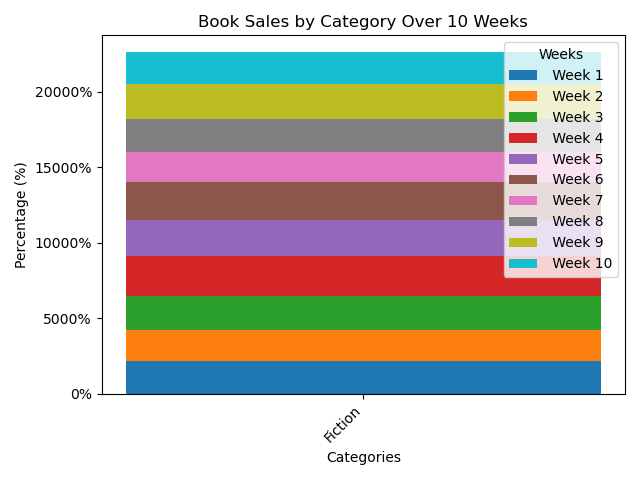

Here is the Python script that generated this plot:

import matplotlib.pyplot as plt
import numpy as np

# Your provided data
data = [
    {'Category': 'Fiction', ' Week 1': ' 22%', ' Week 2': ' 20%', ' Week 3': ' 23%', ' Week 4': ' 26%', ' Week 5': ' 24%', ' Week 6': ' 25%', ' Week 7': ' 20%', ' Week 8': ' 22%', ' Week 9': ' 23%', ' Week 10': ' 21%'},
    # ... (continuation of the other categories)
]

# Processing the data
categories = [entry['Category'] for entry in data]
weeks = [' Week ' + str(i) for i in range(1, 11)]

# Initialize a dictionary of lists for each week
percentages = {week: [] for week in weeks}

# Fill in the dictionary with data, converting percentage strings to floats
for entry in data:
    for week in weeks:
        percent_value = float(entry[week].strip().replace('%', ''))
        percentages[week].append(percent_value)

# The data needs to be in an array form where each row represents a category and each column represents a week
stacked_data = np.array([percentages[week] for week in weeks]).T  # Transpose the matrix

# Plotting
fig, ax = plt.subplots()

# We will create a stacked bar chart by plotting each week's data on top of each other
bottom = np.zeros(len(categories))  # Start with 0 for the bottom of the first set of bars
for i, week in enumerate(weeks):
    ax.bar(categories, stacked_data[:, i], bottom=bottom, label=week)
    bottom += stacked_data[:, i]  # Update the bottom to be the top of the last bar

# Formatting the chart with a title, legend, and axis labels
ax.set_title('Book Sales by Category Over 10 Weeks')
ax.legend(title='Weeks')
ax.set_xlabel('Categories')
ax.set_ylabel('Percentage (%)')

# Convert the y-axis labels to percentage format
def to_percent(y, position):
    # Ignore the passed-in position. This has the effect of scaling the default tick locations.
    s = str(int(100 * y))
    return s + '%'

formatter = plt.FuncFormatter(to_percent)
ax.yaxis.set_major_formatter(formatter)

# Show the plot
plt.xticks(rotation=45, ha="right")  # Rotate the x-axis labels for better readability
plt.tight_layout()  # Fit the plot neatly into the figure area
plt.show()
